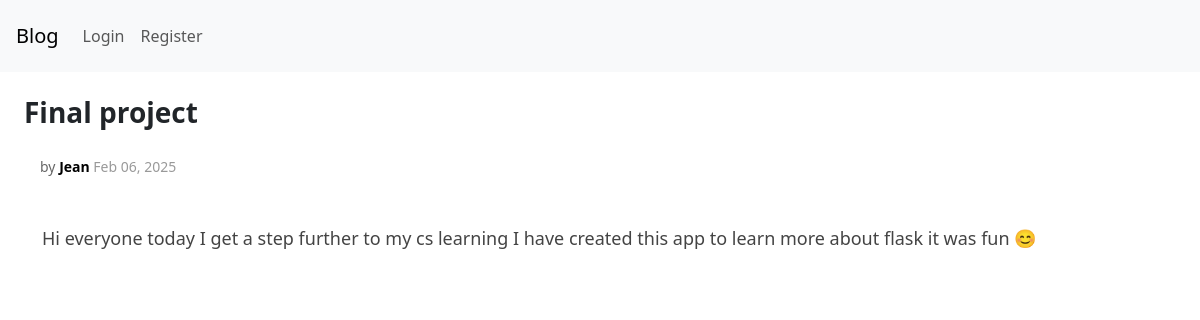
Page /article/5 on the committed database.
### app/models.py (models this page shows, shortened)
class Article(db.Model):
    id = db.Column(db.Integer, primary_key=True)
    title = db.Column(db.String(120), unique=True, nullable=False)
    content = db.Column(db.Text, nullable=False)
    created_at = db.Column(db.DateTime, default=datetime.utcnow)  # FIXED
    author_id = db.Column(db.Integer, db.ForeignKey('user.id'), nullable=False)  # FIXED
    tags = db.relationship('Tag', secondary=article_tag, back_populates='articles')

class User(db.Model, UserMixin):
    id = db.Column(db.Integer, primary_key=True)
    username = db.Column(db.String(80), unique=True, nullable=False)
    email = db.Column(db.String(120), unique=True, nullable=False)
    hash = db.Column(db.String(256), nullable= False)
    articles = db.relationship('Article', backref='author', lazy=True)
    profile = db.relationship('Profile', backref='user', uselist=False)

### app/routes.py (the view)
@main_routes.route('/article/<article_id>', methods= ["GET","POST"])
def article_details(article_id):
  if not article_id:
    flash("No Id found", "danger")
    return redirect(url_for('main.article_details'))
  article = Article.query.filter_by(id= int(article_id)).first()
  if not article:
    flash('No article found','dangee')
    return redirect(url_for('main.article-details'))
  if request.method == "POST":
    db.session.delete(article)
    db.session.commit()
    flash('Article with id {} was removed'.format(article.id),'success')
    return redirect('/')
  return render_template('article-details.html', article=article)

### app/templates/article-details.html (shortened to what this page needs)
{% extends 'base.html' %}
{% block content %}
  {% if article%}
    <div class="d-flex p-4 flex-column ">
      <div class="d-flex flex-row justify-content-between align-items-center">
             <h1 class="article-title">
               {{article.title}}
            </h1>
      </div>
      <div class="d-flex gap-4 flex-row align-items-center m-3">
        <p class="article-meta">by
        <span class="author">
          {{article.author.username | capitalize}}
        </span>
        <span class="date">
          {{ article.created_at.strftime('%b %d, %Y') }}
        </span>
        </p>
      </div>
      <div class="container py-3">
        <p class="article-content">
          {{ article.content | safe }}
        </p>
      </div>
    </div>
  {% endif %}
{% endblock %}

### app/static/css/global.css (style rules this page uses)
body { font-family: 'Georgia', serif; background-color: #f9f9f9; color: #333; }
.article-title { font-size: 28px; font-weight: bold; margin-bottom: 10px; }
.article-meta { font-size: 14px; color: #666; margin-bottom: 15px; }
.author { font-weight: bold; color: #000; }
.date { color: #999; }
.article-content { font-size: 18px; line-height: 1.6; color: #444; }

### rows in the picture
Article: title "Final project", created_at "Feb 06, 2025", content "Hi everyone today I get a step further to my cs learning I have created this app to learn more about flask it was fun 😊"
User: author.username "Jean"
